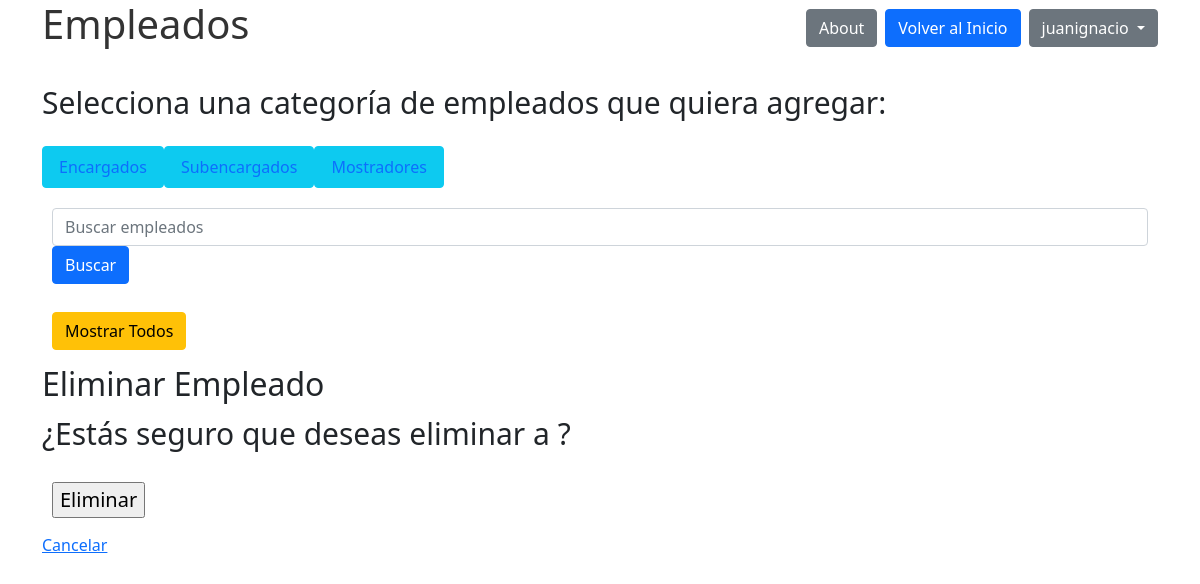
The app's page /empleados/empleados/eliminar_empleado/22/ (signed in), older data.
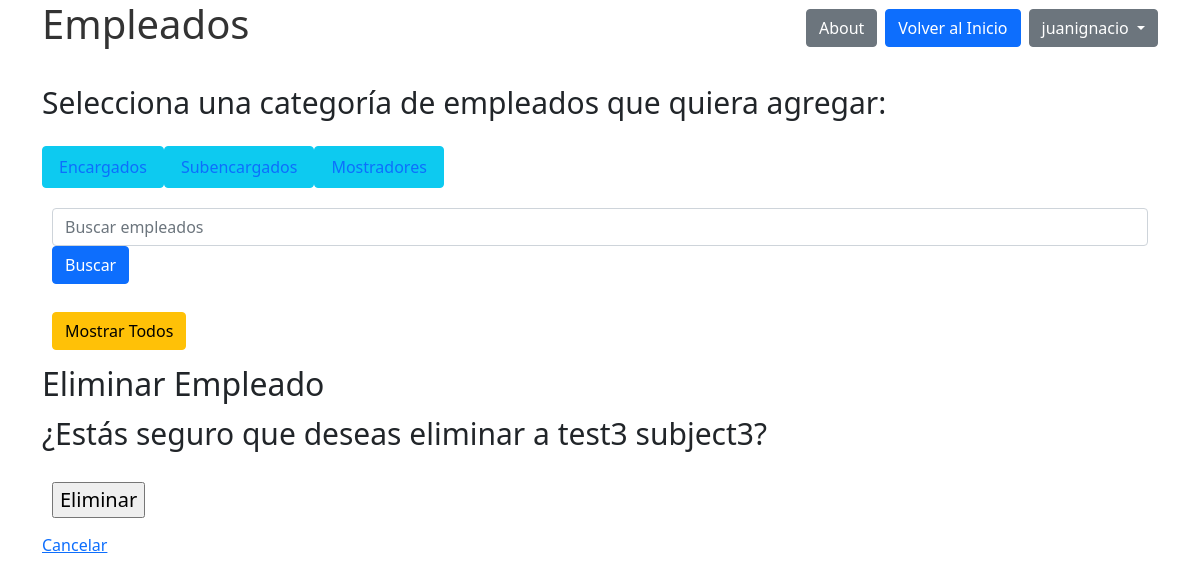
The same page, newer data.
### empleados/models.py (models this page shows)
class mostrador(models.Model):
    Nombre = models.CharField(max_length=64)
    Apellido = models.CharField(max_length=64)
    telefono = models.CharField(max_length=20)
    edad = models.IntegerField()
    email = models.EmailField()
    descripcion = models.CharField(max_length=100)
    empleo = models.CharField(max_length=64, default='mostrador')
    creador = models.ForeignKey(User, on_delete=models.SET_NULL, null=True)

### empleados/views.py (the view)
# urls.py: path('empleados/eliminar_empleado/<int:id>/', views.eliminar_empleado, name='eliminar_empleado'),
@login_required
def eliminar_empleado(request, id):
    empleado_eliminar = (
        encargado.objects.filter(id=id).first() or
        subencargado.objects.filter(id=id).first() or
        mostrador.objects.filter(id=id).first()
    )
    if request.method == "POST":
        if empleado_eliminar:
            empleado_eliminar.delete()
            return redirect('mostrarempleados')
    return render(request, 'eliminar_empleado.html', {'empleado': empleado_eliminar})

### empleados/templates de empleados/eliminar_empleado.html (shortened to what this page needs)
{% extends 'base.html' %}
{% block content %}
  <h2>Eliminar Empleado</h2>
  <p>¿Estás seguro que deseas eliminar a {{ empleado.Nombre }} {{ empleado.Apellido }}?</p>
  <form method="post">
    <input type="submit" value="Eliminar">
  </form>
  <a href="{% url 'mostrarempleados' %}">Cancelar</a>
{% endblock %}

Row changes from the older to the newer data that the page shows:
added mostrador: Nombre "test3", Apellido "subject3"
